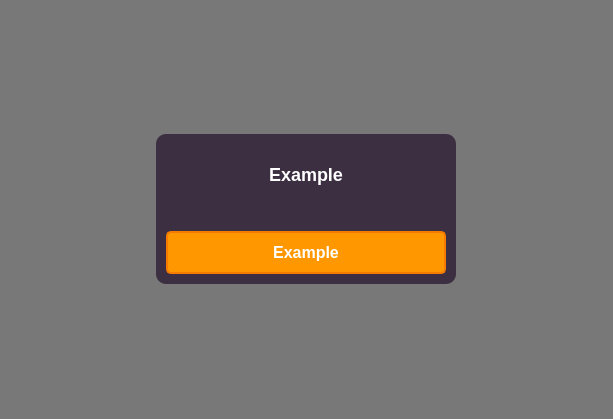
<?xml version="1.0" encoding="UTF-8"?>
<ui version="4.0">
 <class>MessageWidget</class>
 <widget class="QWidget" name="MessageWidget">
  <property name="geometry">
   <rect>
    <x>0</x>
    <y>0</y>
    <width>613</width>
    <height>419</height>
   </rect>
  </property>
  <property name="sizePolicy">
   <sizepolicy hsizetype="Expanding" vsizetype="Expanding">
    <horstretch>0</horstretch>
    <verstretch>0</verstretch>
   </sizepolicy>
  </property>
  <property name="windowTitle">
   <string>Form</string>
  </property>
  <property name="autoFillBackground">
   <bool>false</bool>
  </property>
  <layout class="QHBoxLayout" name="horizontalLayout">
   <property name="leftMargin">
    <number>0</number>
   </property>
   <property name="topMargin">
    <number>0</number>
   </property>
   <property name="rightMargin">
    <number>0</number>
   </property>
   <property name="bottomMargin">
    <number>0</number>
   </property>
   <item>
    <widget class="QFrame" name="frame_2">
     <property name="styleSheet">
      <string notr="true">background-color: rgba(0, 0, 0, 0.5);
border-radius: 0;</string>
     </property>
     <property name="frameShape">
      <enum>QFrame::Shape::StyledPanel</enum>
     </property>
     <property name="frameShadow">
      <enum>QFrame::Shadow::Raised</enum>
     </property>
     <layout class="QHBoxLayout" name="horizontalLayout_2">
      <property name="leftMargin">
       <number>0</number>
      </property>
      <property name="topMargin">
       <number>0</number>
      </property>
      <property name="rightMargin">
       <number>0</number>
      </property>
      <property name="bottomMargin">
       <number>0</number>
      </property>
      <item>
       <widget class="QFrame" name="frame">
        <property name="minimumSize">
         <size>
          <width>300</width>
          <height>150</height>
         </size>
        </property>
        <property name="maximumSize">
         <size>
          <width>300</width>
          <height>150</height>
         </size>
        </property>
        <property name="styleSheet">
         <string notr="true">QFrame#frame {
    background-color: #3C2F41;
    border-radius: 10px;
    padding: 10px;
}</string>
        </property>
        <property name="frameShape">
         <enum>QFrame::Shape::StyledPanel</enum>
        </property>
        <property name="frameShadow">
         <enum>QFrame::Shadow::Raised</enum>
        </property>
        <layout class="QVBoxLayout" name="verticalLayout">
         <property name="leftMargin">
          <number>0</number>
         </property>
         <property name="topMargin">
          <number>0</number>
         </property>
         <property name="rightMargin">
          <number>0</number>
         </property>
         <property name="bottomMargin">
          <number>0</number>
         </property>
         <item>
          <widget class="QLabel" name="label">
           <property name="styleSheet">
            <string notr="true">QLabel#label {
    color: white;
    font-size: 18px;
    font-weight: bold;
    margin-bottom: 10px;
	background-color: #3C2F41;
}</string>
           </property>
           <property name="text">
            <string>Example</string>
           </property>
           <property name="alignment">
            <set>Qt::AlignmentFlag::AlignCenter</set>
           </property>
          </widget>
         </item>
         <item>
          <widget class="QPushButton" name="pushButton">
           <property name="minimumSize">
            <size>
             <width>0</width>
             <height>40</height>
            </size>
           </property>
           <property name="focusPolicy">
            <enum>Qt::FocusPolicy::NoFocus</enum>
           </property>
           <property name="styleSheet">
            <string notr="true">QPushButton {
    background-color: #4CAF50;
    color: white;
    border: 2px solid #388E3C;
    border-radius: 5px;
    padding: 10px;
    font-size: 16px;
    font-weight: bold;
    margin-top: 10px;
}

QPushButton:hover {
    background-color: #45a049;
    border: 2px solid #2C6B2F;
}

QPushButton#pushButton {
    background-color: #FF9800;
    border: 2px solid #F57C00;
}</string>
           </property>
           <property name="text">
            <string>Example</string>
           </property>
          </widget>
         </item>
        </layout>
       </widget>
      </item>
     </layout>
    </widget>
   </item>
  </layout>
 </widget>
 <resources/>
 <connections/>
</ui>
